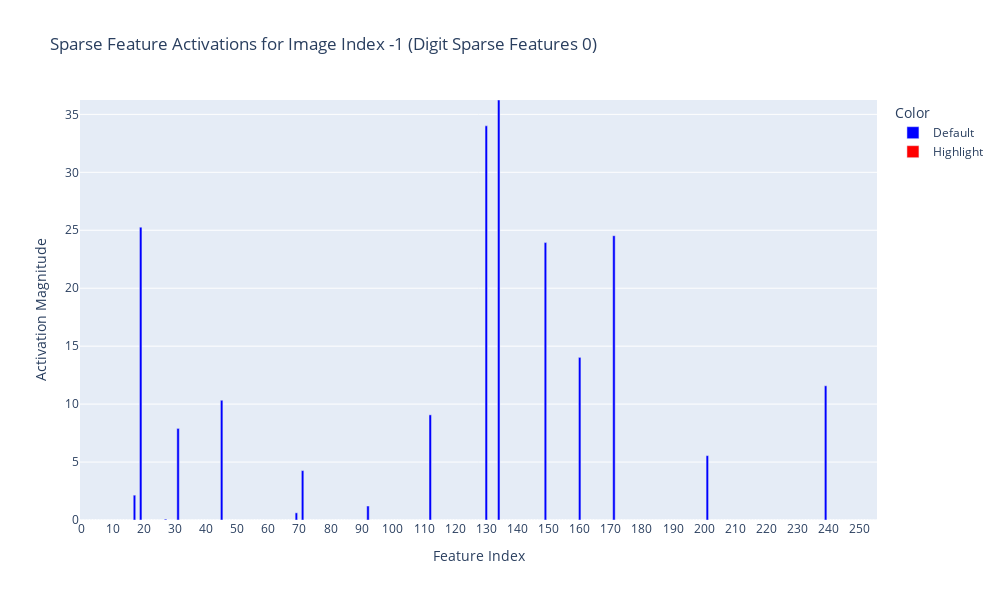
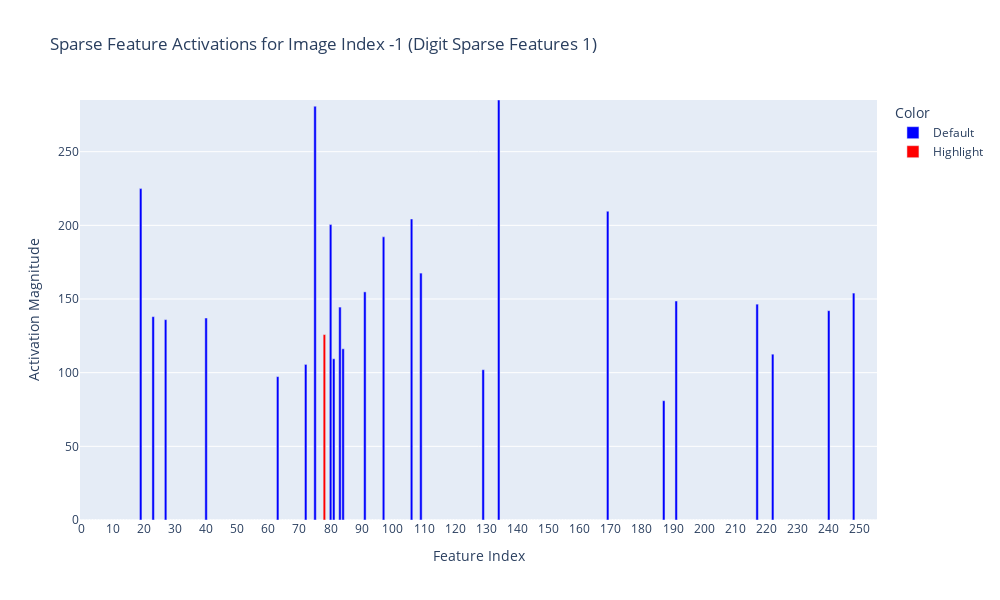
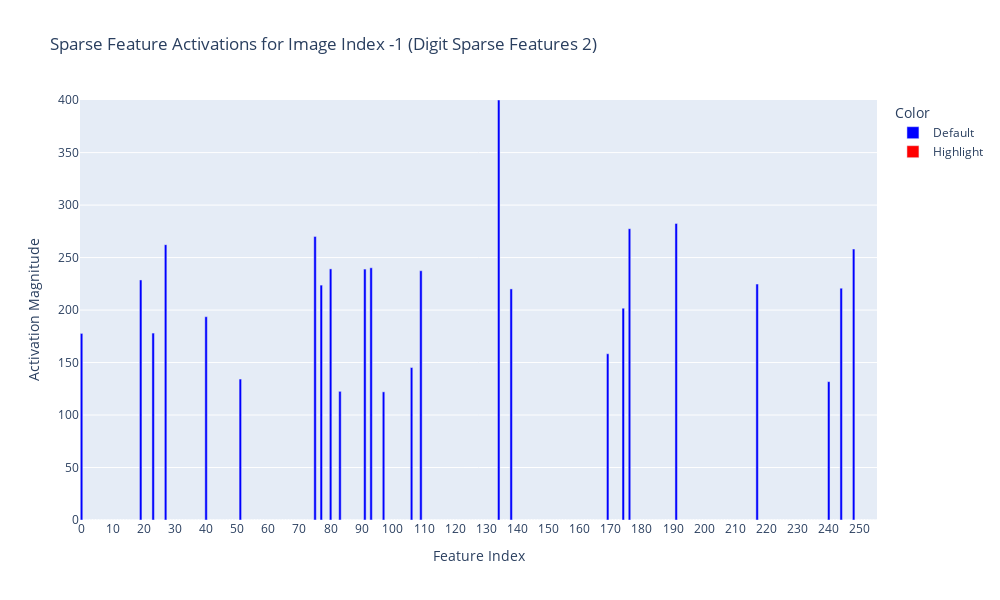

These figures' notebook cell, in order:
### Markdown cell above
### All Digits

### Code cell
for digit in range(10):
    num_d = 0
    correctly_identified = 0
    falsely_identified = {}
    
    # feature_idx_one = 134
    # feature_idx_two = 75
    # feature_idx_three = 19
    # feature_idx_four = 81
    # feature_idx_five = 63

    for i, label in enumerate(test_labels):
        if label == digit:
            num_d += 1
    
            image = torch.from_numpy(test_images[i]).float().unsqueeze(0).to(device)
            
            sparse_vector = sparse_act_one[i].copy()
    
            encoded = np.zeros(HIDDEN_SIZE)
    
            for feature_idx in top_n_features[digit]["indices"]:
                encoded[feature_idx] = sparse_vector[feature_idx]
            # encoded[feature_idx_one] = sparse_vector[feature_idx_one]
            # encoded[feature_idx_two] = sparse_vector[feature_idx_two]
            # encoded[feature_idx_three] = sparse_vector[feature_idx_three]
            # encoded[feature_idx_four] = sparse_vector[feature_idx_four]
            # encoded[feature_idx_five] = sparse_vector[feature_idx_five]
            
            encoded_digit_torch = torch.from_numpy(encoded).float().to(device).unsqueeze(0)
    
            with torch.no_grad():
                recon = best_sae_one.decoder(encoded_digit_torch)
                recon = recon.view(1, -1)
            
                classification_out, _, _ = best_model(image, hidden_one_act=recon)
            
                probs = torch.softmax(classification_out, dim=1)
                _, pred = torch.max(classification_out, 1)
    
                if label == pred.item():
                    correctly_identified += 1
                else:
                    falsely_identified[i] = pred.item()

    print(f"Assessing sparsity of {digit}:")
    print(f"The number of correctly identified {digit}s: {correctly_identified}")
    print(f"The number of incorrectly identified {digit}s: {len(falsely_identified)}")
    print(f"Percentage correct: {round(correctly_identified / num_d * 100, 3)}%")
    
    plot_sparse_features(encoded, -1, f"Sparse Features {digit}", HIDDEN_SIZE)

### Figure 1 — Plotly figure (JSON) as saved in the notebook; plotly's stock layout.template omitted (floating-point values rounded to 4 significant figures; data arrays with more than 128 entries replaced by an {"elided": "..."} marker saying what was removed)
{"data": [{"alignmentgroup": "True", "hovertemplate": "Color=Default<br>Feature Index=%{x}<br>Activation=%{y:.4f}<extra></extra>", "legendgroup": "Default", "marker": {"color": "blue", "pattern": {"shape": ""}}, "name": "Default", "offsetgroup": "Default", "orientation": "v", "showlegend": true, "textposition": "auto", "type": "bar", "x": {"elided": "254 int values"}, "xaxis": "x", "y": {"elided": "254 float values"}, "yaxis": "y"}, {"alignmentgroup": "True", "hovertemplate": "Color=Highlight<br>Feature Index=%{x}<br>Activation=%{y:.4f}<extra></extra>", "legendgroup": "Highlight", "marker": {"color": "red", "pattern": {"shape": ""}}, "name": "Highlight", "offsetgroup": "Highlight", "orientation": "v", "showlegend": true, "textposition": "auto", "type": "bar", "x": [78, 121], "xaxis": "x", "y": [0, 0], "yaxis": "y"}], "layout": {"barmode": "relative", "height": 600, "legend": {"title": {"text": "Color"}, "tracegroupgap": 0}, "showlegend": true, "title": {"text": "Sparse Feature Activations for Image Index -1 (Digit Sparse Features 0)"}, "width": 1000, "xaxis": {"anchor": "y", "autorange": true, "domain": [0, 1], "dtick": 10, "range": [-0.5, 255.5], "tickmode": "linear", "title": {"text": "Feature Index"}, "type": "linear"}, "yaxis": {"anchor": "x", "domain": [0, 1], "range": [0, 36.24], "title": {"text": "Activation Magnitude"}, "type": "linear"}}}

### Figure 2 — Plotly figure (JSON) as saved in the notebook; plotly's stock layout.template omitted (floating-point values rounded to 4 significant figures; data arrays with more than 128 entries replaced by an {"elided": "..."} marker saying what was removed)
{"data": [{"alignmentgroup": "True", "hovertemplate": "Color=Default<br>Feature Index=%{x}<br>Activation=%{y:.4f}<extra></extra>", "legendgroup": "Default", "marker": {"color": "blue", "pattern": {"shape": ""}}, "name": "Default", "offsetgroup": "Default", "orientation": "v", "showlegend": true, "textposition": "auto", "type": "bar", "x": {"elided": "254 int values"}, "xaxis": "x", "y": {"elided": "254 float values"}, "yaxis": "y"}, {"alignmentgroup": "True", "hovertemplate": "Color=Highlight<br>Feature Index=%{x}<br>Activation=%{y:.4f}<extra></extra>", "legendgroup": "Highlight", "marker": {"color": "red", "pattern": {"shape": ""}}, "name": "Highlight", "offsetgroup": "Highlight", "orientation": "v", "showlegend": true, "textposition": "auto", "type": "bar", "x": [78, 121], "xaxis": "x", "y": [125.9, 0], "yaxis": "y"}], "layout": {"barmode": "relative", "height": 600, "legend": {"title": {"text": "Color"}, "tracegroupgap": 0}, "showlegend": true, "title": {"text": "Sparse Feature Activations for Image Index -1 (Digit Sparse Features 1)"}, "width": 1000, "xaxis": {"anchor": "y", "autorange": true, "domain": [0, 1], "dtick": 10, "range": [-0.5, 255.5], "tickmode": "linear", "title": {"text": "Feature Index"}, "type": "linear"}, "yaxis": {"anchor": "x", "domain": [0, 1], "range": [0, 285.1], "title": {"text": "Activation Magnitude"}, "type": "linear"}}}

### Figure 3 — Plotly figure (JSON) as saved in the notebook; plotly's stock layout.template omitted (floating-point values rounded to 4 significant figures; data arrays with more than 128 entries replaced by an {"elided": "..."} marker saying what was removed)
{"data": [{"alignmentgroup": "True", "hovertemplate": "Color=Default<br>Feature Index=%{x}<br>Activation=%{y:.4f}<extra></extra>", "legendgroup": "Default", "marker": {"color": "blue", "pattern": {"shape": ""}}, "name": "Default", "offsetgroup": "Default", "orientation": "v", "showlegend": true, "textposition": "auto", "type": "bar", "x": {"elided": "254 int values"}, "xaxis": "x", "y": {"elided": "254 float values"}, "yaxis": "y"}, {"alignmentgroup": "True", "hovertemplate": "Color=Highlight<br>Feature Index=%{x}<br>Activation=%{y:.4f}<extra></extra>", "legendgroup": "Highlight", "marker": {"color": "red", "pattern": {"shape": ""}}, "name": "Highlight", "offsetgroup": "Highlight", "orientation": "v", "showlegend": true, "textposition": "auto", "type": "bar", "x": [78, 121], "xaxis": "x", "y": [0, 0], "yaxis": "y"}], "layout": {"barmode": "relative", "height": 600, "legend": {"title": {"text": "Color"}, "tracegroupgap": 0}, "showlegend": true, "title": {"text": "Sparse Feature Activations for Image Index -1 (Digit Sparse Features 2)"}, "width": 1000, "xaxis": {"anchor": "y", "autorange": true, "domain": [0, 1], "dtick": 10, "range": [-0.5, 255.5], "tickmode": "linear", "title": {"text": "Feature Index"}, "type": "linear"}, "yaxis": {"anchor": "x", "domain": [0, 1], "range": [0, 400.1], "title": {"text": "Activation Magnitude"}, "type": "linear"}}}
